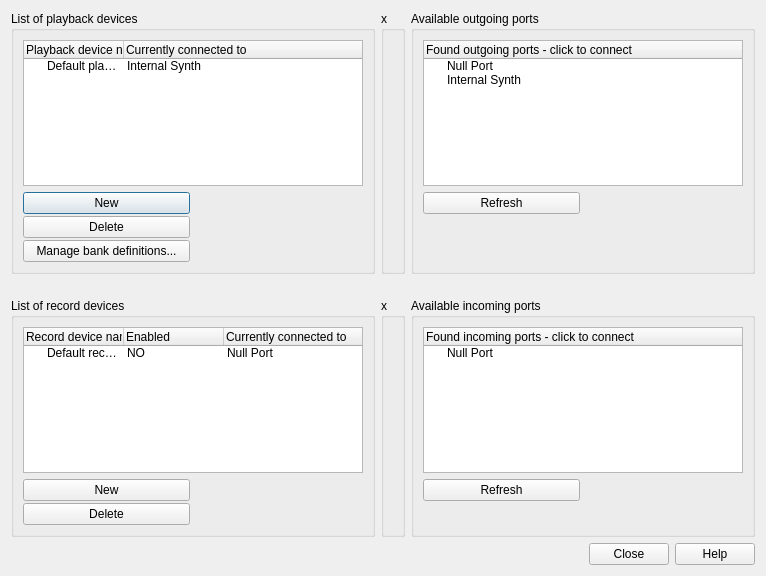
<ui version="4.0" >
 <author>Emanuel Rumpf</author>
 <class>Dialog</class>
 <widget class="QDialog" name="Dialog" >
  <property name="geometry" >
   <rect>
    <x>0</x>
    <y>0</y>
    <width>760</width>
    <height>576</height>
   </rect>
  </property>
  <property name="windowTitle" >
   <string>Midi Devices Manager</string>
  </property>
  <property name="windowIcon" >
   <iconset>
    <normaloff>midi-connect-icon.png</normaloff>midi-connect-icon.png</iconset>
  </property>
  <layout class="QGridLayout" name="gridLayout_2" >
   <item row="0" column="0" >
    <layout class="QGridLayout" name="gridLayout" >
     <property name="verticalSpacing" >
      <number>24</number>
     </property>
     <item row="0" column="0" >
      <widget class="QGroupBox" name="groupBox" >
       <property name="title" >
        <string>List of playback devices</string>
       </property>
       <layout class="QGridLayout" name="gridLayout_3" >
        <item row="0" column="0" colspan="2" >
         <widget class="QTreeWidget" name="m_treeWidget_playbackDevices" >
          <property name="sizePolicy" >
           <sizepolicy vsizetype="Preferred" hsizetype="Preferred" >
            <horstretch>0</horstretch>
            <verstretch>0</verstretch>
           </sizepolicy>
          </property>
          <property name="minimumSize" >
           <size>
            <width>340</width>
            <height>140</height>
           </size>
          </property>
          <property name="autoFillBackground" >
           <bool>false</bool>
          </property>
          <property name="frameShape" >
           <enum>QFrame::StyledPanel</enum>
          </property>
          <property name="frameShadow" >
           <enum>QFrame::Sunken</enum>
          </property>
          <column>
           <property name="text" >
            <string>Playback device name</string>
           </property>
          </column>
          <column>
           <property name="text" >
            <string>Currently connected to</string>
           </property>
          </column>
          <item>
           <property name="text" >
            <string>Default playback device</string>
           </property>
           <property name="text" >
            <string>Internal Synth</string>
           </property>
          </item>
         </widget>
        </item>
        <item row="1" column="1" >
         <widget class="QFrame" name="frame_2" >
          <property name="frameShape" >
           <enum>QFrame::NoFrame</enum>
          </property>
          <property name="frameShadow" >
           <enum>QFrame::Raised</enum>
          </property>
         </widget>
        </item>
        <item row="1" column="0" >
         <widget class="QFrame" name="frame" >
          <property name="frameShape" >
           <enum>QFrame::NoFrame</enum>
          </property>
          <property name="frameShadow" >
           <enum>QFrame::Raised</enum>
          </property>
          <layout class="QVBoxLayout" name="verticalLayout" >
           <property name="spacing" >
            <number>2</number>
           </property>
           <property name="margin" >
            <number>0</number>
           </property>
           <item>
            <widget class="QPushButton" name="pushButton_newPlaybackDevice" >
             <property name="text" >
              <string>New</string>
             </property>
             <property name="flat" >
              <bool>false</bool>
             </property>
            </widget>
           </item>
           <item>
            <widget class="QPushButton" name="pushButton_deletePlaybackDevice" >
             <property name="text" >
              <string>Delete</string>
             </property>
            </widget>
           </item>
           <item>
            <widget class="QPushButton" name="pushButton_manageBanksOfPlaybackDevice" >
             <property name="text" >
              <string comment="Create, load or export bank (or patch) definitions with program names for the selected device." >Manage bank definitions...</string>
             </property>
            </widget>
           </item>
          </layout>
         </widget>
        </item>
       </layout>
      </widget>
     </item>
     <item row="1" column="0" >
      <widget class="QGroupBox" name="groupBox_3" >
       <property name="title" >
        <string>List of record devices</string>
       </property>
       <layout class="QGridLayout" name="gridLayout_5" >
        <item row="1" column="1" >
         <widget class="QFrame" name="frame_6" >
          <property name="frameShape" >
           <enum>QFrame::NoFrame</enum>
          </property>
          <property name="frameShadow" >
           <enum>QFrame::Raised</enum>
          </property>
          <layout class="QVBoxLayout" name="verticalLayout_3" >
           <property name="spacing" >
            <number>2</number>
           </property>
           <property name="margin" >
            <number>0</number>
           </property>
           <item>
            <widget class="QPushButton" name="pushButton_newRecordDevice" >
             <property name="sizePolicy" >
              <sizepolicy vsizetype="Minimum" hsizetype="Minimum" >
               <horstretch>0</horstretch>
               <verstretch>0</verstretch>
              </sizepolicy>
             </property>
             <property name="text" >
              <string>New</string>
             </property>
             <property name="flat" >
              <bool>false</bool>
             </property>
            </widget>
           </item>
           <item>
            <widget class="QPushButton" name="pushButton_deleteRecordDevice" >
             <property name="text" >
              <string comment="Create, load or export bank (or patch) definitions with program names for the selected device." >Delete</string>
             </property>
             <property name="flat" >
              <bool>false</bool>
             </property>
            </widget>
           </item>
          </layout>
         </widget>
        </item>
        <item row="1" column="2" >
         <widget class="QFrame" name="frame_5" >
          <property name="frameShape" >
           <enum>QFrame::NoFrame</enum>
          </property>
          <property name="frameShadow" >
           <enum>QFrame::Raised</enum>
          </property>
         </widget>
        </item>
        <item row="0" column="1" colspan="2" >
         <widget class="QTreeWidget" name="m_treeWidget_recordDevices" >
          <property name="sizePolicy" >
           <sizepolicy vsizetype="Preferred" hsizetype="Preferred" >
            <horstretch>0</horstretch>
            <verstretch>0</verstretch>
           </sizepolicy>
          </property>
          <property name="minimumSize" >
           <size>
            <width>340</width>
            <height>100</height>
           </size>
          </property>
          <property name="autoFillBackground" >
           <bool>false</bool>
          </property>
          <property name="frameShape" >
           <enum>QFrame::StyledPanel</enum>
          </property>
          <property name="frameShadow" >
           <enum>QFrame::Sunken</enum>
          </property>
          <column>
           <property name="text" >
            <string>Record device name</string>
           </property>
          </column>
          <column>
           <property name="text" >
            <string>Enabled</string>
           </property>
          </column>
          <column>
           <property name="text" >
            <string>Currently connected to</string>
           </property>
          </column>
          <item>
           <property name="text" >
            <string>Default record device</string>
           </property>
           <property name="text" >
            <string>NO</string>
           </property>
           <property name="text" >
            <string>Null Port</string>
           </property>
          </item>
         </widget>
        </item>
       </layout>
      </widget>
     </item>
     <item row="1" column="2" >
      <widget class="QGroupBox" name="groupBox_4" >
       <property name="title" >
        <string>Available incoming ports</string>
       </property>
       <layout class="QGridLayout" name="gridLayout_6" >
        <item row="0" column="0" colspan="2" >
         <widget class="QTreeWidget" name="m_treeWidget_inputPorts" >
          <property name="sizePolicy" >
           <sizepolicy vsizetype="Preferred" hsizetype="Preferred" >
            <horstretch>0</horstretch>
            <verstretch>0</verstretch>
           </sizepolicy>
          </property>
          <property name="minimumSize" >
           <size>
            <width>260</width>
            <height>0</height>
           </size>
          </property>
          <column>
           <property name="text" >
            <string>Found incoming ports - click to connect</string>
           </property>
          </column>
          <item>
           <property name="text" >
            <string>Null Port</string>
           </property>
          </item>
         </widget>
        </item>
        <item row="1" column="0" >
         <widget class="QFrame" name="frame_8" >
          <property name="frameShape" >
           <enum>QFrame::NoFrame</enum>
          </property>
          <property name="frameShadow" >
           <enum>QFrame::Raised</enum>
          </property>
          <layout class="QVBoxLayout" name="verticalLayout_4" >
           <property name="spacing" >
            <number>2</number>
           </property>
           <property name="margin" >
            <number>0</number>
           </property>
           <item>
            <widget class="QPushButton" name="pushButton_refreshInputPorts" >
             <property name="sizePolicy" >
              <sizepolicy vsizetype="Minimum" hsizetype="Minimum" >
               <horstretch>0</horstretch>
               <verstretch>0</verstretch>
              </sizepolicy>
             </property>
             <property name="text" >
              <string>Refresh</string>
             </property>
             <property name="flat" >
              <bool>false</bool>
             </property>
            </widget>
           </item>
           <item>
            <widget class="QPushButton" name="pushButton_11" >
             <property name="text" >
              <string comment="Create, load or export bank (or patch) definitions with program names for the selected device." />
             </property>
             <property name="flat" >
              <bool>true</bool>
             </property>
            </widget>
           </item>
          </layout>
         </widget>
        </item>
        <item row="1" column="1" >
         <widget class="QFrame" name="frame_7" >
          <property name="frameShape" >
           <enum>QFrame::NoFrame</enum>
          </property>
          <property name="frameShadow" >
           <enum>QFrame::Raised</enum>
          </property>
         </widget>
        </item>
       </layout>
      </widget>
     </item>
     <item row="0" column="2" >
      <widget class="QGroupBox" name="groupBox_2" >
       <property name="title" >
        <string>Available outgoing ports</string>
       </property>
       <layout class="QGridLayout" name="gridLayout_4" >
        <item row="0" column="0" colspan="2" >
         <widget class="QTreeWidget" name="m_treeWidget_outputPorts" >
          <property name="sizePolicy" >
           <sizepolicy vsizetype="Preferred" hsizetype="Preferred" >
            <horstretch>0</horstretch>
            <verstretch>0</verstretch>
           </sizepolicy>
          </property>
          <property name="minimumSize" >
           <size>
            <width>320</width>
            <height>0</height>
           </size>
          </property>
          <column>
           <property name="text" >
            <string>Found outgoing ports - click to connect</string>
           </property>
          </column>
          <item>
           <property name="text" >
            <string>Null Port</string>
           </property>
          </item>
          <item>
           <property name="text" >
            <string>Internal Synth</string>
           </property>
          </item>
         </widget>
        </item>
        <item row="1" column="0" >
         <widget class="QFrame" name="frame_3" >
          <property name="frameShape" >
           <enum>QFrame::NoFrame</enum>
          </property>
          <property name="frameShadow" >
           <enum>QFrame::Raised</enum>
          </property>
          <layout class="QVBoxLayout" name="verticalLayout_2" >
           <property name="spacing" >
            <number>2</number>
           </property>
           <property name="margin" >
            <number>0</number>
           </property>
           <item>
            <widget class="QPushButton" name="pushButton_refreshOutputPorts" >
             <property name="sizePolicy" >
              <sizepolicy vsizetype="Minimum" hsizetype="Minimum" >
               <horstretch>0</horstretch>
               <verstretch>0</verstretch>
              </sizepolicy>
             </property>
             <property name="text" >
              <string>Refresh</string>
             </property>
             <property name="flat" >
              <bool>false</bool>
             </property>
            </widget>
           </item>
           <item>
            <widget class="QPushButton" name="pushButton_6" >
             <property name="text" >
              <string comment="Create, load or export bank (or patch) definitions with program names for the selected device." />
             </property>
             <property name="flat" >
              <bool>true</bool>
             </property>
            </widget>
           </item>
           <item>
            <widget class="QPushButton" name="pushButton_4" >
             <property name="text" >
              <string/>
             </property>
             <property name="flat" >
              <bool>true</bool>
             </property>
            </widget>
           </item>
          </layout>
         </widget>
        </item>
        <item row="1" column="1" >
         <widget class="QFrame" name="frame_4" >
          <property name="frameShape" >
           <enum>QFrame::NoFrame</enum>
          </property>
          <property name="frameShadow" >
           <enum>QFrame::Raised</enum>
          </property>
         </widget>
        </item>
       </layout>
      </widget>
     </item>
     <item row="0" column="1" >
      <widget class="QGroupBox" name="groupBox_5" >
       <property name="minimumSize" >
        <size>
         <width>24</width>
         <height>0</height>
        </size>
       </property>
       <property name="maximumSize" >
        <size>
         <width>24</width>
         <height>16777215</height>
        </size>
       </property>
       <property name="title" >
        <string>x</string>
       </property>
       <property name="flat" >
        <bool>false</bool>
       </property>
       <property name="checkable" >
        <bool>false</bool>
       </property>
      </widget>
     </item>
     <item row="1" column="1" >
      <widget class="QGroupBox" name="groupBox_6" >
       <property name="minimumSize" >
        <size>
         <width>24</width>
         <height>0</height>
        </size>
       </property>
       <property name="maximumSize" >
        <size>
         <width>24</width>
         <height>16777215</height>
        </size>
       </property>
       <property name="title" >
        <string>x</string>
       </property>
       <property name="flat" >
        <bool>false</bool>
       </property>
       <property name="checkable" >
        <bool>false</bool>
       </property>
      </widget>
     </item>
    </layout>
   </item>
   <item row="1" column="0" >
    <widget class="QDialogButtonBox" name="buttonBox" >
     <property name="orientation" >
      <enum>Qt::Horizontal</enum>
     </property>
     <property name="standardButtons" >
      <set>QDialogButtonBox::Close|QDialogButtonBox::Help</set>
     </property>
    </widget>
   </item>
  </layout>
 </widget>
 <resources/>
 <connections>
  <connection>
   <sender>buttonBox</sender>
   <signal>accepted()</signal>
   <receiver>Dialog</receiver>
   <slot>accept()</slot>
   <hints>
    <hint type="sourcelabel" >
     <x>227</x>
     <y>550</y>
    </hint>
    <hint type="destinationlabel" >
     <x>157</x>
     <y>274</y>
    </hint>
   </hints>
  </connection>
  <connection>
   <sender>buttonBox</sender>
   <signal>rejected()</signal>
   <receiver>Dialog</receiver>
   <slot>reject()</slot>
   <hints>
    <hint type="sourcelabel" >
     <x>295</x>
     <y>556</y>
    </hint>
    <hint type="destinationlabel" >
     <x>286</x>
     <y>274</y>
    </hint>
   </hints>
  </connection>
 </connections>
</ui>
